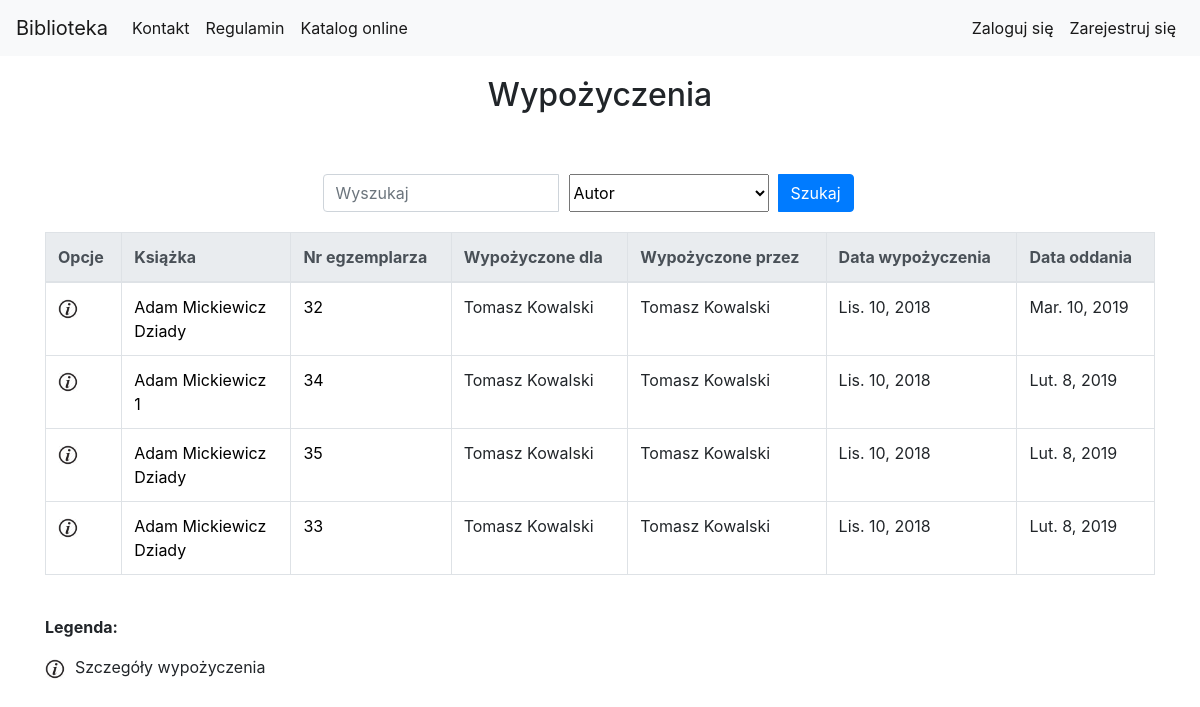
The app's page /library/borrow_list/ with its own data.
### library_app/models.py (models this page shows, shortened)
class Borrow(models.Model):
    user = models.ForeignKey(User, verbose_name='Wypożycz dla')
    borrow_librarian = models.ForeignKey(User, related_name="borrow_librarian", verbose_name='Bibliotekarz wypożyczający')
    receive_librarian = models.ForeignKey(User, related_name="receive_librarian", null=True, blank=True, verbose_name='Bibliotekarz odbierający')
    book_copy_id = models.ForeignKey(BookCopy, related_name="borrow_bookcopy", verbose_name='Egzemplarz ksiązki')
    borrow_date = models.DateField(auto_now=True, verbose_name='Data wypożyczenia')
    receive_date = models.DateField(default=datetime.now()+timedelta(days=60), verbose_name='Data oddania')
    is_prolong = models.BooleanField(default=False)

class Author(models.Model):
    first_name = models.CharField(max_length=200, verbose_name='Imię')
    last_name = models.CharField(max_length=200, verbose_name='Nazwisko')
    country = models.CharField(max_length=200, verbose_name='Kraj')
    biography = models.TextField(default='', blank=True, null=True, verbose_name='Biografia')
    birth_place = models.CharField(max_length=200, default='', blank=True, null=True, verbose_name='Miejsce urodzenia')
    image_url = models.URLField(default='', blank=True, null=True, verbose_name='Adres url portretu, zakończony rozszerzeniem')
    years_of_life = models.CharField(max_length=10, default='', blank=True, null=True, verbose_name='Lata życia')

class BookCopy(models.Model):
    book = models.ForeignKey(Book, related_name="bookcopies", verbose_name='Wybierz książkę') #teraz w templatce mozemy z poziomu klasy book odnosic sie do obiektow bookcopy, np {{book.bookcopies.count}} da liczbe kopii ksiazek ktore maja w polu book id danej ksiazki
    is_borrowed = models.BooleanField(default=False)

class Book(models.Model):
    authors = models.ManyToManyField(Author, related_name='book_authors', verbose_name='Autorzy')
    category = models.ForeignKey(Category, related_name='book_categories', verbose_name='Kategoria')
    publishing_house = models.ForeignKey(PublishingHouse, related_name='publishing_houses', verbose_name='Wydawnictwo')
    isbn = models.CharField(max_length=30, unique=True, verbose_name='Numer ISBN')
    title = models.CharField(max_length=200, verbose_name='Tytuł')
    description = models.TextField(blank=True, default='', verbose_name='Opis')
    publish_date = models.DateField(default=datetime.now, blank=True, verbose_name='Data publikacji')
    edition = models.PositiveIntegerField(default=1, verbose_name='Numer wydania')
    image_url = models.URLField(default='', blank=True, null=True, verbose_name='Adres url okładki zakończony rozszerzeniem obrazu')
    add_date = models.DateTimeField(auto_now=True)
    slug = models.SlugField(allow_unicode=True, unique=True)

### library_app/views.py (the view)
class BorrowListView(LoginRequiredMixin, SuperuserRequiredMixin, generic.ListView):
    login_url = reverse_lazy('no_permission')
    model = models.Borrow
    context_object_name = "borrow_list" #human-understandable name of variable to access from templates
    paginate_by = 10
    def get_queryset(self):
        search_query = self.request.GET.get("search_query")
        search_type = self.request.GET.get("search_type")
        if search_query is not None:
            if search_type == "title":
                return models.Borrow.objects.all().filter(book_copy_id__book__title__icontains=search_query)
            elif search_type == "author":
                authors_result = models.Borrow.objects.all().filter(book_copy_id__book__authors__first_name__icontains=search_query) | models.Borrow.objects.all().filter(book_copy_id__book__authors__last_name__icontains=search_query)
                return authors_result
            elif search_type == "bookcopy_nr":
                return models.Borrow.objects.all().filter(book_copy_id__id__icontains=search_query)
            elif search_type == "borrow_by_user":
                borrow_by_result = models.Borrow.objects.all().filter(user__first_name__contains=search_query) | models.Borrow.objects.all().filter(user__last_name__contains=search_query)
                return borrow_by_result
            elif search_type == "borrow_by_librarian":
                borrow_by_result = models.Borrow.objects.all().filter(borrow_librarian__first_name__contains=search_query) | models.Borrow.objects.all().filter(borrow_librarian__last_name__contains=search_query)
                return borrow_by_result
        else:
            return models.Borrow.objects.all()

### library_app/templates/library_app/borrow_list.html (shortened to what this page needs)
{% extends "base.html" %}
{% load static %}
{% block body_block %}
<div class="container">
    <div class="page-title">
        <h2>Wypożyczenia</h2>
    </div>
            <div class="search-bar">
                <form class="form-inline" action="{% url 'library_app:borrow_list' %}" method="GET">
                    <div class="input-group">
                        <input type="search" class="form-control" name="search_query" placeholder="Wyszukaj">
                        <select class="search-select" name="search_type">
                            <option value="author" selected>Autor</option>
                        </select>
                        <div class="input-group-append search-button">
                            <button class="btn btn-primary" type="submit">Szukaj</button>
                        </div>
                    </div>
                </form>
            </div>
    <table class="table table-bordered table-hover">
        <thead class="thead-light">
            <tr>
                <th scope="col">Opcje</th>
                <th scope="col">Książka</th>
                <th scope="col">Nr egzemplarza</th>
                <th scope="col">Wypożyczone dla</th>
                <th scope="col">Wypożyczone przez</th>
                <th scope="col">Data wypożyczenia</th>
                <th scope="col">Data oddania</th>
            </tr>
        </thead>
        <tbody>
            {% for borrow in borrow_list %}
            <tr>
                <td>
                    <a href="{% url 'library_app:borrow_detail' pk=borrow.pk %}"><img src="{% static 'website_icons/info_ico.png' %}" alt="Szczegóły" width="20" height="20"></a>
                </td>
                <td>
                    {% for author in borrow.book_copy_id.book.authors.all %}
                        <a href="{% url 'library_app:author_detail' pk=author.pk %}">{{author.first_name}} {{author.last_name}}</a>
                        <br>
                    {% endfor %}
                    <a href="{% url 'library_app:book_detail' pk=borrow.book_copy_id.book.pk %}">{{borrow.book_copy_id.book.title}}</a>
                </td>
                <td><a href="{% url 'library_app:bookcopy_detail' pk=borrow.book_copy_id.pk %}">{{borrow.book_copy_id.id}}</a></td>
                <td>{{borrow.user.get_full_name}}</td>
                <td>{{borrow.borrow_librarian.get_full_name}}</td>
                <td>{{borrow.borrow_date}}</td>
                <td>{{borrow.receive_date}}</td>
            </tr>
            {% endfor %}
        </tbody>
    </table>
        <div class="table-legend">
        <p><b>Legenda:</b></p>
        <p><img src="{% static 'website_icons/info_ico.png' %}" alt="Szczegóły" width="20" height="20">Szczegóły wypożyczenia</p>
    </div>
</div>
{% endblock %}

### static/css/style.css (style rules this page uses)
.page-title { margin-top: 20px; margin-bottom: 20px; text-align: center; }
a { text-decoration: none; color: black; }
.table-legend { margin-bottom: 100px; }
.table-legend img { margin-right: 10px; }
.search-bar { padding-top: 40px; padding-bottom: 20px; margin: 0 auto; width: 50%; }
.search-button { width: 100px; }
.search-select { width: 200px; margin-right: 10px; margin-left: 10px; }

### records on screen
Borrow: book_copy_id.book "Dziady", book_copy_id.id "32", user.get_full_name "Tomasz Kowalski", borrow_librarian.get_full_name "Tomasz Kowalski", borrow_date "Lis. 10, 2018", receive_date "Mar. 10, 2019"
Author: first_name "Adam", last_name "Mickiewicz"
Borrow: book_copy_id.book "1", book_copy_id.id "34", user.get_full_name "Tomasz Kowalski", borrow_librarian.get_full_name "Tomasz Kowalski", borrow_date "Lis. 10, 2018", receive_date "Lut. 8, 2019"
Borrow: book_copy_id.book "Dziady", book_copy_id.id "35", user.get_full_name "Tomasz Kowalski", borrow_librarian.get_full_name "Tomasz Kowalski", borrow_date "Lis. 10, 2018", receive_date "Lut. 8, 2019"
Borrow: book_copy_id.book "Dziady", book_copy_id.id "33", user.get_full_name "Tomasz Kowalski", borrow_librarian.get_full_name "Tomasz Kowalski", borrow_date "Lis. 10, 2018", receive_date "Lut. 8, 2019"
